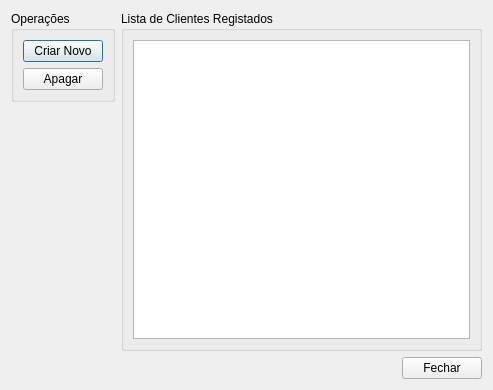
<?xml version="1.0" encoding="UTF-8"?>
<ui version="4.0">
 <class>ManageClientsDialog</class>
 <widget class="QDialog" name="ManageClientsDialog">
  <property name="geometry">
   <rect>
    <x>0</x>
    <y>0</y>
    <width>493</width>
    <height>390</height>
   </rect>
  </property>
  <property name="windowTitle">
   <string>Dialog</string>
  </property>
  <layout class="QVBoxLayout" name="verticalLayout_3">
   <item>
    <layout class="QHBoxLayout" name="horizontalLayout">
     <item alignment="Qt::AlignTop">
      <widget class="QGroupBox" name="groupBox">
       <property name="sizePolicy">
        <sizepolicy hsizetype="Fixed" vsizetype="Fixed">
         <horstretch>0</horstretch>
         <verstretch>0</verstretch>
        </sizepolicy>
       </property>
       <property name="title">
        <string>Operações</string>
       </property>
       <layout class="QVBoxLayout" name="verticalLayout">
        <item>
         <widget class="QPushButton" name="new_client_btn">
          <property name="text">
           <string>Criar Novo</string>
          </property>
         </widget>
        </item>
        <item>
         <widget class="QPushButton" name="del_client_btn">
          <property name="text">
           <string>Apagar</string>
          </property>
         </widget>
        </item>
       </layout>
      </widget>
     </item>
     <item>
      <widget class="QGroupBox" name="groupBox_2">
       <property name="title">
        <string>Lista de Clientes Registados</string>
       </property>
       <property name="flat">
        <bool>true</bool>
       </property>
       <layout class="QVBoxLayout" name="verticalLayout_2">
        <item>
         <widget class="QTableView" name="clients_table">
          <property name="selectionMode">
           <enum>QAbstractItemView::SingleSelection</enum>
          </property>
          <property name="selectionBehavior">
           <enum>QAbstractItemView::SelectRows</enum>
          </property>
          <attribute name="verticalHeaderVisible">
           <bool>false</bool>
          </attribute>
         </widget>
        </item>
       </layout>
      </widget>
     </item>
    </layout>
   </item>
   <item>
    <layout class="QHBoxLayout" name="horizontalLayout_2">
     <item alignment="Qt::AlignRight">
      <widget class="QPushButton" name="close_btn">
       <property name="sizePolicy">
        <sizepolicy hsizetype="Fixed" vsizetype="Fixed">
         <horstretch>0</horstretch>
         <verstretch>0</verstretch>
        </sizepolicy>
       </property>
       <property name="text">
        <string>Fechar</string>
       </property>
      </widget>
     </item>
    </layout>
   </item>
  </layout>
 </widget>
 <resources/>
 <connections/>
</ui>
